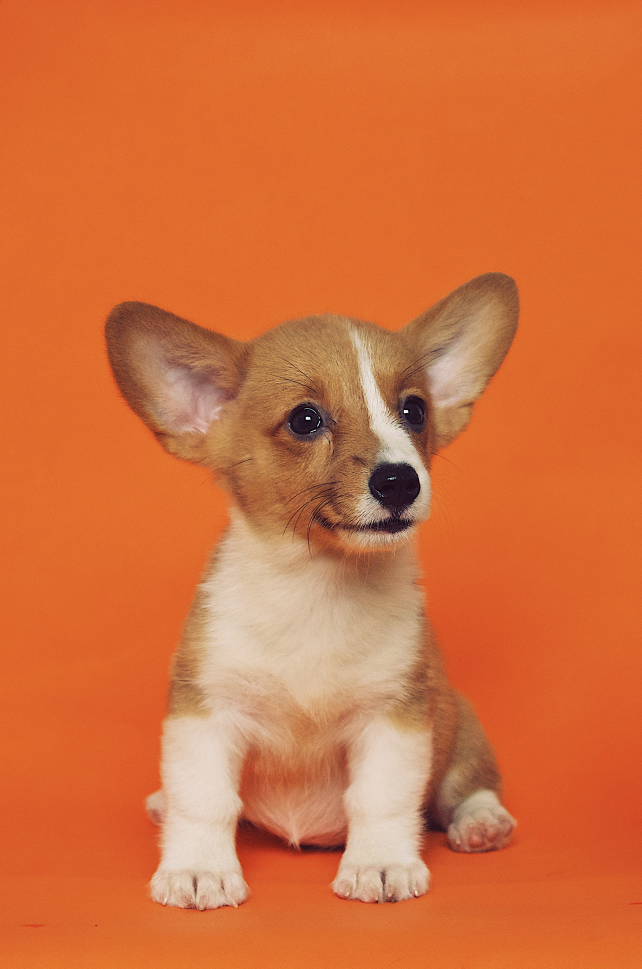
#> input picture OpenCV/dev/OpenCV/Photos/dog1.jpg, 2568 x 3876 px, found by its file name (shown at 1/4 size)
$ python splitmerge.py
#> lines starting #> are read from the running program, lines starting #| are printed output that depends on the picture
import cv2 as cv
import numpy as np

def rescaleFrame(frame, scale=0.25):
    width = int(frame.shape[1] * scale)
    height = int(frame.shape[0] * scale)

    dimensions = (width, height)

    return cv.resize(frame, dimensions, interpolation=cv.INTER_AREA)

img = cv.imread('OpenCV/dev/OpenCV/Photos/dog1.jpg')
#> img is the input picture: shape (3876, 2568, 3); mean B, G, R 61.6, 111.9, 210.9
cv.imshow('Dog', rescaleFrame(img))

blank = np.zeros(img.shape[:2], dtype = 'uint8')

b,g,r = cv.split(img)
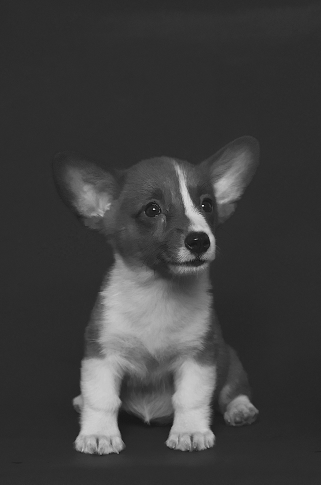
#> b: shape (3876, 2568) (shown at 1/8 size); min 0, max 255, mean 61.6
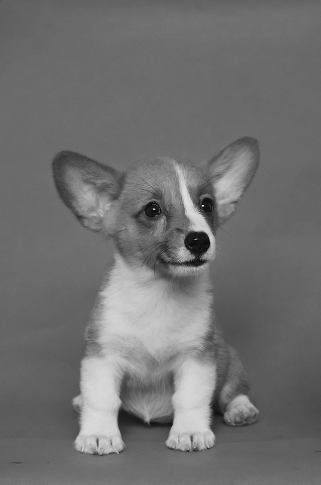
#> g: shape (3876, 2568) (shown at 1/8 size); min 0, max 255, mean 111.9
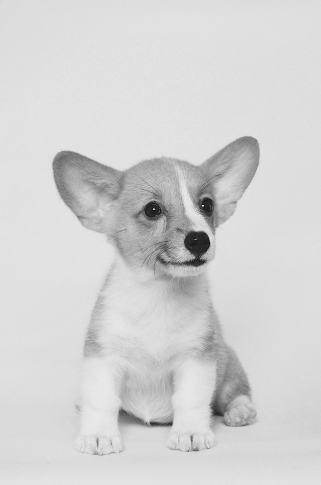
#> r: shape (3876, 2568) (shown at 1/8 size); min 0, max 255, mean 210.9

blue = cv.merge([b,blank,blank])
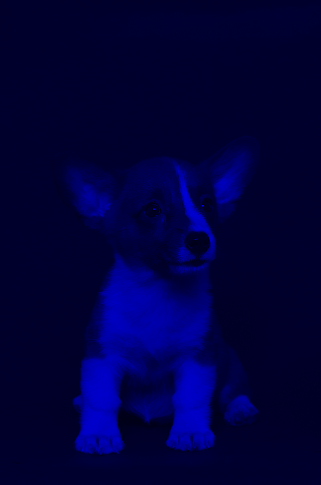
#> blue: shape (3876, 2568, 3) (shown at 1/8 size); mean of channels 0, 1, 2 61.6, 0, 0; drawn as B, G, R
green = cv.merge([blank,g,blank])
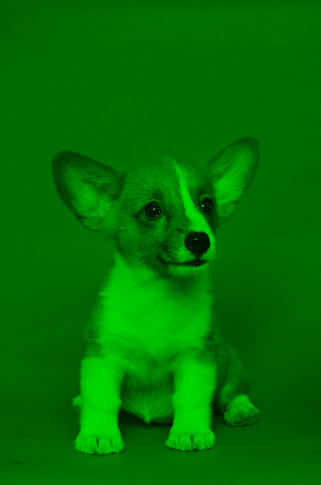
#> green: shape (3876, 2568, 3) (shown at 1/8 size); mean of channels 0, 1, 2 0, 111.9, 0; drawn as B, G, R
red = cv.merge([blank,blank,r])
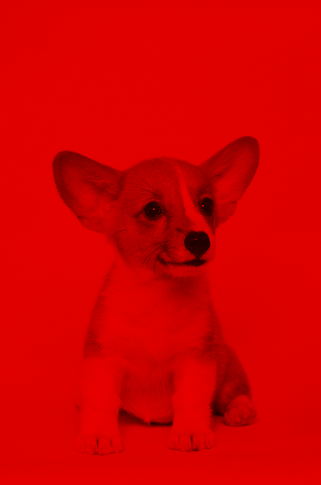
#> red: shape (3876, 2568, 3) (shown at 1/8 size); mean of channels 0, 1, 2 0, 0, 210.9; drawn as B, G, R

cv.imshow('Blue', rescaleFrame(blue))
cv.imshow('Green', rescaleFrame(green))
cv.imshow('Red', rescaleFrame(red))

cv.imshow('Blue', rescaleFrame(b))
cv.imshow('Green', rescaleFrame(g))
cv.imshow('Red', rescaleFrame(r))
#> in rescaleFrame (call 7), `return cv.resize(frame, dimensions, interpolation=cv.INTER_AREA)`:
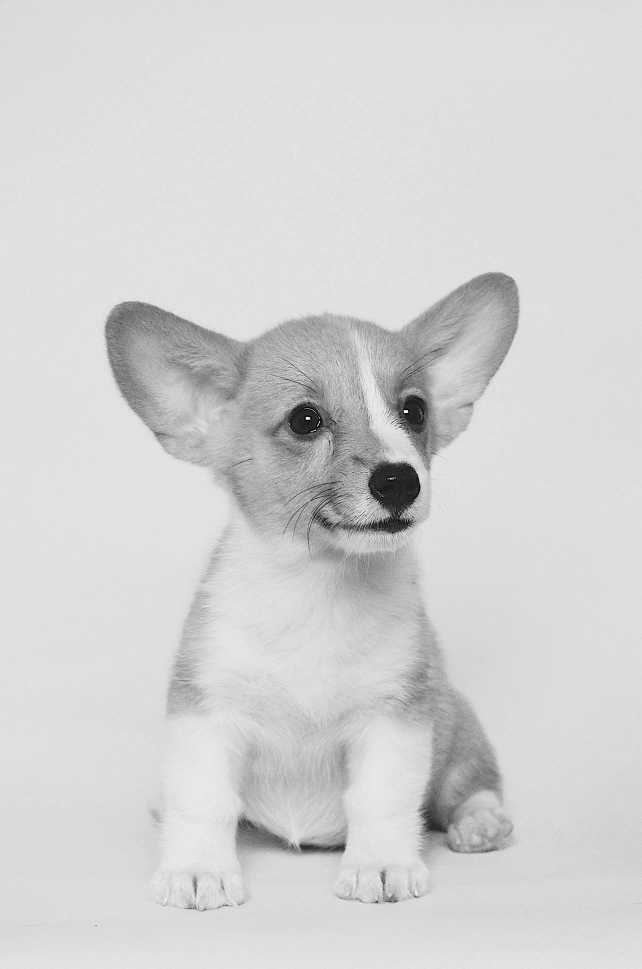
#> returned value: shape (969, 642); min 2, max 253, mean 210.9

print(img.shape)
#| (3876, 2568, 3)
print(b.shape)
#| (3876, 2568)
print(g.shape)
#| (3876, 2568)
print(r.shape)
#| (3876, 2568)

merged = cv.merge([b,g,r])
cv.imshow('Merged', rescaleFrame(merged))

cv.waitKey(0)

$ run again, with OpenCV/dev/OpenCV/Photos/dog2.jpg copied over OpenCV/dev/OpenCV/Photos/dog1.jpg
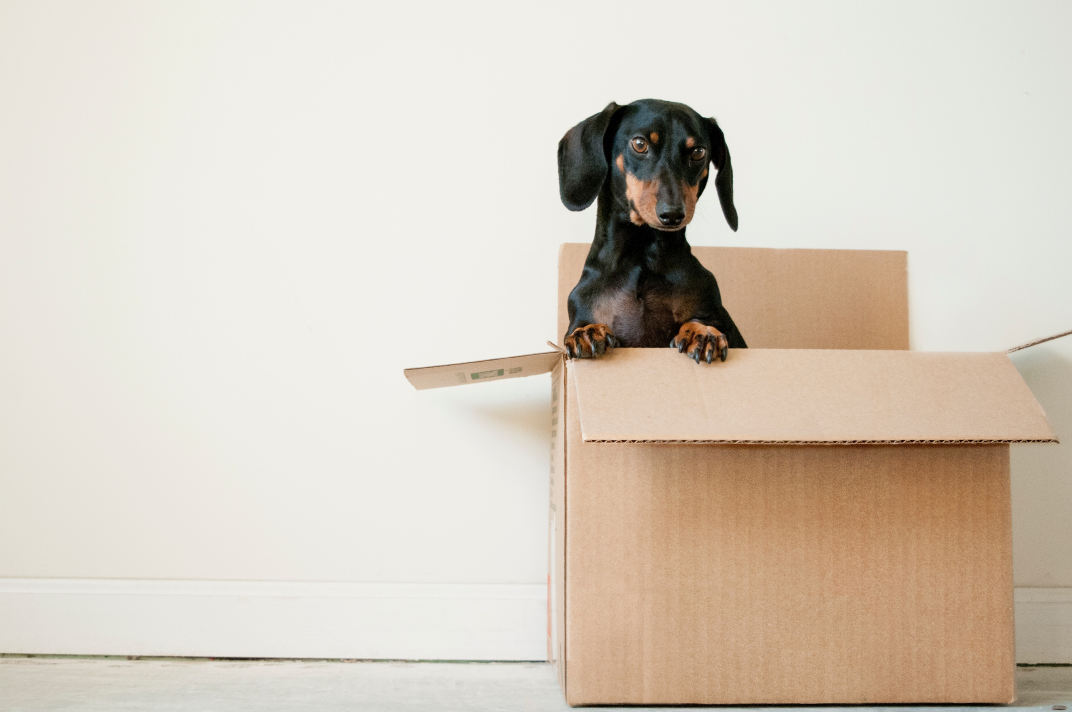
#> input picture OpenCV/dev/OpenCV/Photos/dog2.jpg, 4288 x 2848 px, found by its file name (shown at 1/4 size)
#> img is the input picture: shape (2848, 4288, 3); mean B, G, R 191.3, 204.3, 214.2
#> `red = cv.merge([blank,blank,r])`:
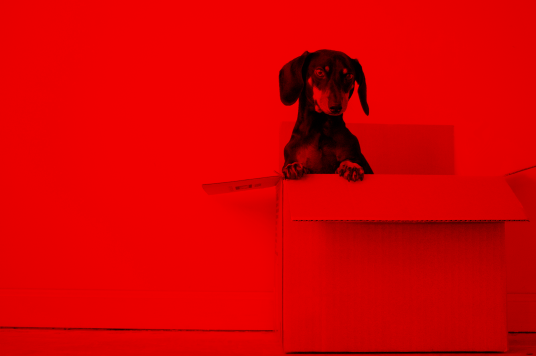
#> red: shape (2848, 4288, 3) (shown at 1/8 size); mean of channels 0, 1, 2 0, 0, 214.2; drawn as B, G, R
#> in rescaleFrame (call 7), `return cv.resize(frame, dimensions, interpolation=cv.INTER_AREA)`:
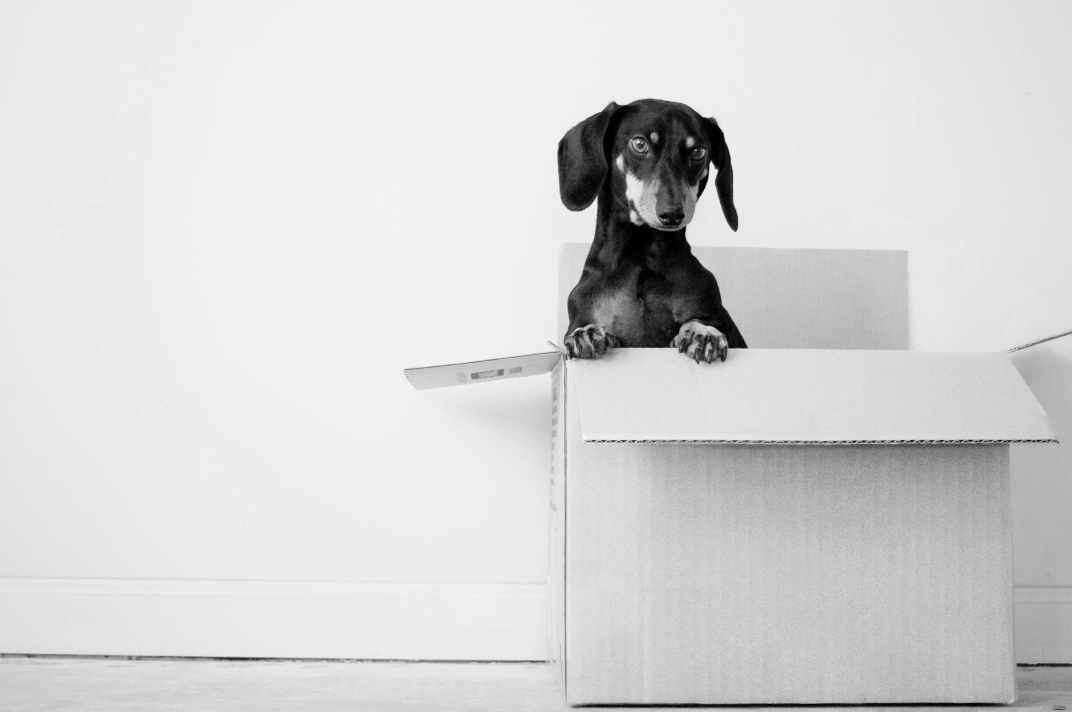
#> returned value: shape (712, 1072); min 0, max 245, mean 214.2
#| (2848, 4288, 3)
#| (2848, 4288)
#| (2848, 4288)
#| (2848, 4288)

$ run again, with OpenCV/dev/OpenCV/Photos/dog3.jpg copied over OpenCV/dev/OpenCV/Photos/dog1.jpg
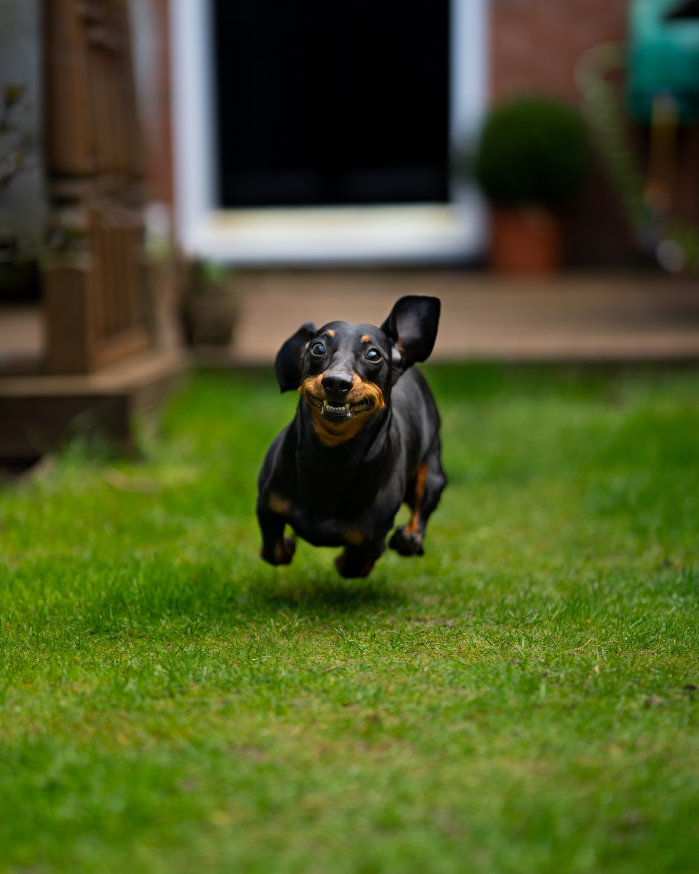
#> input picture OpenCV/dev/OpenCV/Photos/dog3.jpg, 3495 x 4369 px, found by its file name (shown at 1/5 size)
#> img is the input picture: shape (4369, 3495, 3); mean B, G, R 37.9, 88.9, 77.7
#> `red = cv.merge([blank,blank,r])`:
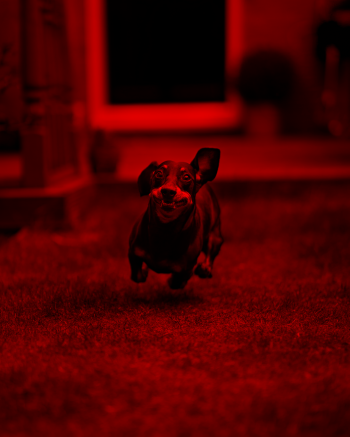
#> red: shape (4369, 3495, 3) (shown at 1/10 size); mean of channels 0, 1, 2 0, 0, 77.7; drawn as B, G, R
#> in rescaleFrame (call 7), `return cv.resize(frame, dimensions, interpolation=cv.INTER_AREA)`:
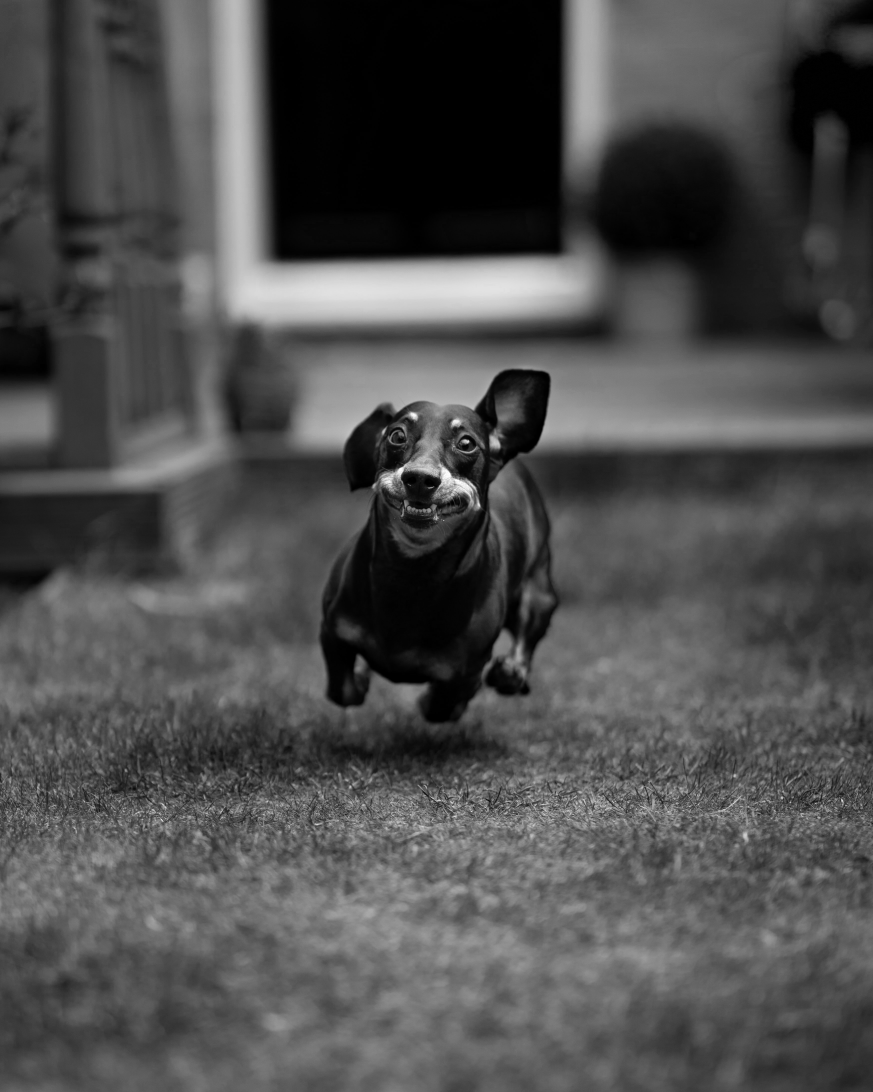
#> returned value: shape (1092, 873); min 0, max 253, mean 77.7
#| (4369, 3495, 3)
#| (4369, 3495)
#| (4369, 3495)
#| (4369, 3495)
